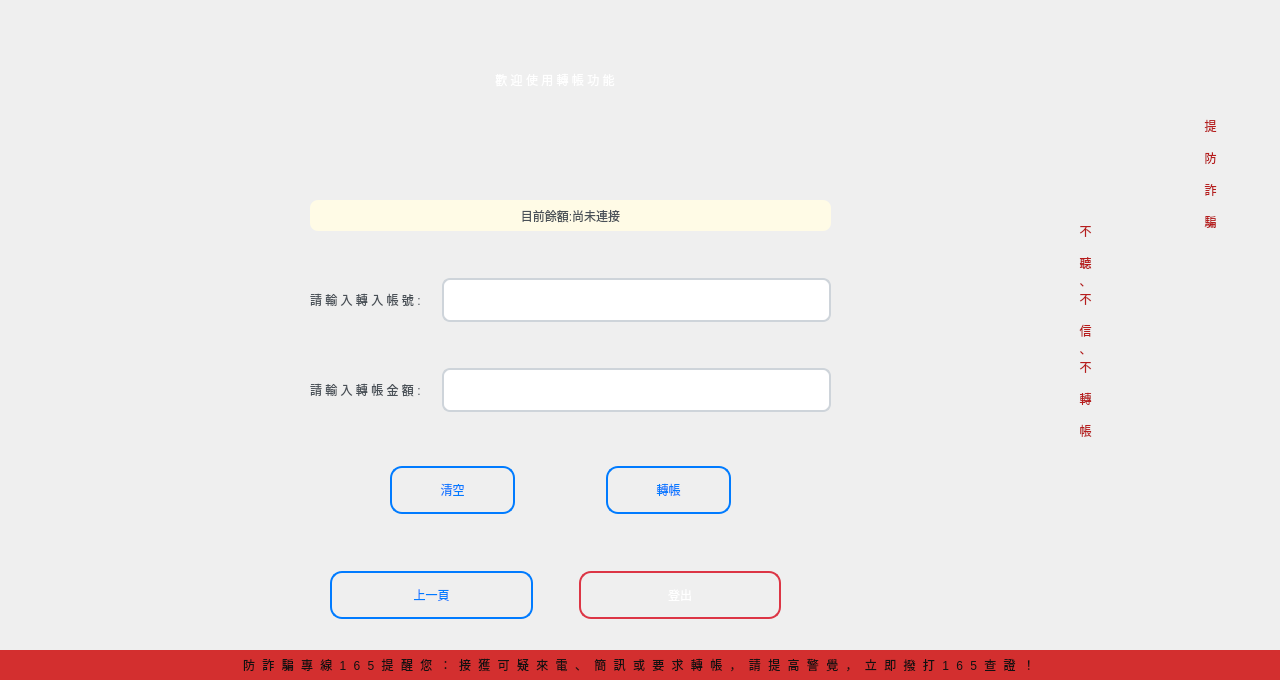
<?xml version="1.0" encoding="UTF-8"?>
<ui version="4.0">
 <class>TransWindow</class>
 <widget class="QMainWindow" name="TransWindow">
  <property name="geometry">
   <rect>
    <x>0</x>
    <y>0</y>
    <width>1280</width>
    <height>680</height>
   </rect>
  </property>
  <property name="windowTitle">
   <string>轉帳</string>
  </property>
  <property name="styleSheet">
   <string notr="true">QMainWindow {
    background: qlineargradient(x1: 0, y1: 0, x2: 1, y2: 1,
                                 stop: 0 #add8e6, stop: 1 #7bb3d9);
}
</string>
  </property>
  <widget class="QWidget" name="centralwidget">
   <property name="styleSheet">
    <string notr="true">QWidget {
    background: qlineargradient(x1: 0, y1: 0, x2: 0, y2: 1,
                                 stop: 0 #c3e2f0, stop: 1 #87ceeb);
    font-family: &quot;Microsoft YaHei UI&quot;;
    color: #212529;
}
QWidget[class=&quot;QWidget&quot;] {
    background: transparent;
}
</string>
   </property>
   <widget class="QLabel" name="label_title">
    <property name="geometry">
     <rect>
      <x>120</x>
      <y>30</y>
      <width>870</width>
      <height>100</height>
     </rect>
    </property>
    <property name="cursor">
     <cursorShape>ForbiddenCursor</cursorShape>
    </property>
    <property name="styleSheet">
     <string notr="true">QLabel {
    font: bold 24pt &quot;Microsoft YaHei UI&quot;;
    color: #ffffff;
    background: qlineargradient(x1: 0, y1: 0, x2: 1, y2: 0,
                                 stop: 0 #667eea, stop: 1 #764ba2);
    border-radius: 12px;
    padding: 15px;
    margin: 5px;
}
</string>
    </property>
    <property name="text">
     <string>歡 迎 使 用 轉 帳 功 能</string>
    </property>
    <property name="alignment">
     <set>Qt::AlignmentFlag::AlignCenter</set>
    </property>
   </widget>
   <widget class="QLabel" name="label_balance">
    <property name="geometry">
     <rect>
      <x>310</x>
      <y>200</y>
      <width>521</width>
      <height>31</height>
     </rect>
    </property>
    <property name="cursor">
     <cursorShape>WaitCursor</cursorShape>
    </property>
    <property name="styleSheet">
     <string notr="true">QLabel {
    font: bold 14pt &quot;Microsoft YaHei UI&quot;;
    color: #495057;
    background: #fffbe6;
    border-radius: 8px;
    padding: 6px 12px;
}
</string>
    </property>
    <property name="text">
     <string>目前餘額:尚未連接</string>
    </property>
    <property name="alignment">
     <set>Qt::AlignmentFlag::AlignCenter</set>
    </property>
   </widget>
   <widget class="QWidget" name="horizontalLayoutWidget">
    <property name="geometry">
     <rect>
      <x>310</x>
      <y>260</y>
      <width>521</width>
      <height>80</height>
     </rect>
    </property>
    <layout class="QHBoxLayout" name="horizontalLayout">
     <item>
      <widget class="QLabel" name="label_input">
       <property name="cursor">
        <cursorShape>ForbiddenCursor</cursorShape>
       </property>
       <property name="styleSheet">
        <string notr="true">QLabel {
    font: bold 16pt &quot;Microsoft YaHei UI&quot;;
    color: #495057;
    background-color: transparent;
}
</string>
       </property>
       <property name="text">
        <string>請 輸 入 轉 入 帳 號 :</string>
       </property>
      </widget>
     </item>
     <item>
      <spacer name="horizontalSpacer_2">
       <property name="orientation">
        <enum>Qt::Orientation::Horizontal</enum>
       </property>
       <property name="sizeType">
        <enum>QSizePolicy::Policy::Preferred</enum>
       </property>
       <property name="sizeHint" stdset="0">
        <size>
         <width>15</width>
         <height>20</height>
        </size>
       </property>
      </spacer>
     </item>
     <item>
      <widget class="QLineEdit" name="account">
       <property name="styleSheet">
        <string notr="true">QLineEdit {
    font: 14pt &quot;Microsoft YaHei UI&quot;;
    background-color: #ffffff;
    border: 2px solid #ced4da;
    border-radius: 8px;
    padding: 12px 16px;
    color: #495057;
}
QLineEdit:focus {
    border: 2px solid #007bff;
    background-color: #f8f9fa;
}
QLineEdit:disabled {
    background-color: #e9ecef;
    color: #6c757d;
    border: 2px solid #dee2e6;
}
</string>
       </property>
      </widget>
     </item>
    </layout>
   </widget>
   <widget class="QWidget" name="horizontalLayoutWidget_1">
    <property name="geometry">
     <rect>
      <x>310</x>
      <y>350</y>
      <width>521</width>
      <height>80</height>
     </rect>
    </property>
    <layout class="QHBoxLayout" name="horizontalLayout_1">
     <item>
      <widget class="QLabel" name="label_amount">
       <property name="cursor">
        <cursorShape>ForbiddenCursor</cursorShape>
       </property>
       <property name="styleSheet">
        <string notr="true">QLabel {
    font: bold 16pt &quot;Microsoft YaHei UI&quot;;
    color: #495057;
    background-color: transparent;
}
</string>
       </property>
       <property name="text">
        <string>請 輸 入 轉 帳 金 額 :</string>
       </property>
      </widget>
     </item>
     <item>
      <spacer name="horizontalSpacer_3">
       <property name="orientation">
        <enum>Qt::Orientation::Horizontal</enum>
       </property>
       <property name="sizeType">
        <enum>QSizePolicy::Policy::Preferred</enum>
       </property>
       <property name="sizeHint" stdset="0">
        <size>
         <width>15</width>
         <height>20</height>
        </size>
       </property>
      </spacer>
     </item>
     <item>
      <widget class="QLineEdit" name="amount">
       <property name="styleSheet">
        <string notr="true">QLineEdit {
    font: 14pt &quot;Microsoft YaHei UI&quot;;
    background-color: #ffffff;
    border: 2px solid #ced4da;
    border-radius: 8px;
    padding: 12px 16px;
    color: #495057;
}
QLineEdit:focus {
    border: 2px solid #007bff;
    background-color: #f8f9fa;
}
QLineEdit:disabled {
    background-color: #e9ecef;
    color: #6c757d;
    border: 2px solid #dee2e6;
}
</string>
       </property>
      </widget>
     </item>
    </layout>
   </widget>
   <widget class="QWidget" name="horizontalLayoutWidget_2">
    <property name="geometry">
     <rect>
      <x>390</x>
      <y>450</y>
      <width>341</width>
      <height>80</height>
     </rect>
    </property>
    <layout class="QHBoxLayout" name="horizontalLayout_2">
     <item>
      <widget class="QPushButton" name="clear">
       <property name="minimumSize">
        <size>
         <width>125</width>
         <height>48</height>
        </size>
       </property>
       <property name="cursor">
        <cursorShape>PointingHandCursor</cursorShape>
       </property>
       <property name="styleSheet">
        <string notr="true">QPushButton {
    font: bold 14pt &quot;Microsoft YaHei UI&quot;;
    background: qlineargradient(x1: 0, y1: 0, x2: 0, y2: 1,
                                 stop: 0 #ffffff, stop: 1 #f8f9fa);
    border: 2px solid #007bff;
    border-radius: 12px;
    color: #007bff;
    padding: 12px 20px;
    min-height: 20px;
}
QPushButton:hover {
    background: qlineargradient(x1: 0, y1: 0, x2: 0, y2: 1,
                                 stop: 0 #007bff, stop: 1 #0056b3);
    color: white;
    border: 2px solid #0056b3;
}
QPushButton:pressed {
    background: qlineargradient(x1: 0, y1: 0, x2: 0, y2: 1,
                                 stop: 0 #0056b3, stop: 1 #004085);
}
QPushButton:disabled {
    background-color: #e9ecef;
    color: #6c757d;
    border: 2px solid #dee2e6;
}
</string>
       </property>
       <property name="text">
        <string>清空</string>
       </property>
      </widget>
     </item>
     <item>
      <spacer name="horizontalSpacer">
       <property name="orientation">
        <enum>Qt::Orientation::Horizontal</enum>
       </property>
       <property name="sizeHint" stdset="0">
        <size>
         <width>40</width>
         <height>20</height>
        </size>
       </property>
      </spacer>
     </item>
     <item>
      <widget class="QPushButton" name="trans_btn">
       <property name="minimumSize">
        <size>
         <width>125</width>
         <height>48</height>
        </size>
       </property>
       <property name="cursor">
        <cursorShape>PointingHandCursor</cursorShape>
       </property>
       <property name="styleSheet">
        <string notr="true">QPushButton {
    font: bold 14pt &quot;Microsoft YaHei UI&quot;;
    background: qlineargradient(x1: 0, y1: 0, x2: 0, y2: 1,
                                 stop: 0 #ffffff, stop: 1 #f8f9fa);
    border: 2px solid #007bff;
    border-radius: 12px;
    color: #007bff;
    padding: 12px 20px;
    min-height: 20px;
}
QPushButton:hover {
    background: qlineargradient(x1: 0, y1: 0, x2: 0, y2: 1,
                                 stop: 0 #007bff, stop: 1 #0056b3);
    color: white;
    border: 2px solid #0056b3;
}
QPushButton:pressed {
    background: qlineargradient(x1: 0, y1: 0, x2: 0, y2: 1,
                                 stop: 0 #0056b3, stop: 1 #004085);
}
QPushButton:disabled {
    background-color: #e9ecef;
    color: #6c757d;
    border: 2px solid #dee2e6;
}
</string>
       </property>
       <property name="text">
        <string>轉帳</string>
       </property>
      </widget>
     </item>
    </layout>
   </widget>
   <widget class="QWidget" name="horizontalLayoutWidget_3">
    <property name="geometry">
     <rect>
      <x>330</x>
      <y>550</y>
      <width>451</width>
      <height>91</height>
     </rect>
    </property>
    <layout class="QHBoxLayout" name="horizontalLayout_3">
     <item>
      <widget class="QPushButton" name="back">
       <property name="cursor">
        <cursorShape>PointingHandCursor</cursorShape>
       </property>
       <property name="styleSheet">
        <string notr="true">QPushButton {
    font: bold 14pt &quot;Microsoft YaHei UI&quot;;
    background: qlineargradient(x1: 0, y1: 0, x2: 0, y2: 1,
                                 stop: 0 #ffffff, stop: 1 #f8f9fa);
    border: 2px solid #007bff;
    border-radius: 12px;
    color: #007bff;
    padding: 12px 20px;
    min-height: 20px;
}
QPushButton:hover {
    background: qlineargradient(x1: 0, y1: 0, x2: 0, y2: 1,
                                 stop: 0 #007bff, stop: 1 #0056b3);
    color: white;
    border: 2px solid #0056b3;
}
QPushButton:pressed {
    background: qlineargradient(x1: 0, y1: 0, x2: 0, y2: 1,
                                 stop: 0 #0056b3, stop: 1 #004085);
}
QPushButton:disabled {
    background-color: #e9ecef;
    color: #6c757d;
    border: 2px solid #dee2e6;
}
</string>
       </property>
       <property name="text">
        <string>上一頁</string>
       </property>
      </widget>
     </item>
     <item>
      <spacer name="horizontalSpacer_4">
       <property name="orientation">
        <enum>Qt::Orientation::Horizontal</enum>
       </property>
       <property name="sizeType">
        <enum>QSizePolicy::Policy::Preferred</enum>
       </property>
       <property name="sizeHint" stdset="0">
        <size>
         <width>40</width>
         <height>20</height>
        </size>
       </property>
      </spacer>
     </item>
     <item>
      <widget class="QPushButton" name="logout">
       <property name="cursor">
        <cursorShape>PointingHandCursor</cursorShape>
       </property>
       <property name="styleSheet">
        <string notr="true">
QPushButton {
    font: bold 14pt &quot;Microsoft YaHei UI&quot;;
    background: qlineargradient(x1: 0, y1: 0, x2: 0, y2: 1,
                                 stop: 0 #ff6b6b, stop: 1 #ee5a52);
    border: 2px solid #dc3545;
    color: white;
    border-radius: 12px;
    padding: 12px 20px;
    min-height: 20px;
}
QPushButton:hover {
    background: qlineargradient(x1: 0, y1: 0, x2: 0, y2: 1,
                                 stop: 0 #dc3545, stop: 1 #c82333);
}
</string>
       </property>
       <property name="text">
        <string>登出</string>
       </property>
      </widget>
     </item>
    </layout>
   </widget>
   <widget class="QLabel" name="label_slogan">
    <property name="geometry">
     <rect>
      <x>1170</x>
      <y>0</y>
      <width>81</width>
      <height>361</height>
     </rect>
    </property>
    <property name="styleSheet">
     <string notr="true">QLabel {
    font: bold 22pt &quot;Noto Sans TC&quot;, &quot;Microsoft JhengHei&quot;, &quot;Microsoft YaHei UI&quot;, sans-serif;
    color: #b71c1c;
    background: transparent;
    border-radius: 12px;
    padding: 10px;
    qproperty-alignment: AlignCenter;
}
</string>
    </property>
    <property name="text">
     <string>
提

防

詐

騙

</string>
    </property>
    <property name="alignment">
     <set>Qt::AlignmentFlag::AlignCenter</set>
    </property>
   </widget>
   <widget class="QLabel" name="label_slogan_2">
    <property name="geometry">
     <rect>
      <x>1040</x>
      <y>30</y>
      <width>91</width>
      <height>601</height>
     </rect>
    </property>
    <property name="cursor">
     <cursorShape>ForbiddenCursor</cursorShape>
    </property>
    <property name="styleSheet">
     <string notr="true">QLabel {
    font: bold 22pt &quot;Noto Sans TC&quot;, &quot;Microsoft JhengHei&quot;, &quot;Microsoft YaHei UI&quot;, sans-serif;
    color: #b71c1c;
    background: transparent;
    border-radius: 12px;
    padding: 10px;
    qproperty-alignment: AlignCenter;
}
</string>
    </property>
    <property name="text">
     <string>不

聽
、
不

信
、
不

轉

帳</string>
    </property>
    <property name="alignment">
     <set>Qt::AlignmentFlag::AlignCenter</set>
    </property>
   </widget>
   <widget class="QLabel" name="label_165_slogan">
    <property name="geometry">
     <rect>
      <x>0</x>
      <y>650</y>
      <width>1280</width>
      <height>30</height>
     </rect>
    </property>
    <property name="cursor">
     <cursorShape>ForbiddenCursor</cursorShape>
    </property>
    <property name="styleSheet">
     <string notr="true">QLabel {
    background: #d32f2f;
    color: #111;
    font: bold 13pt &quot;Noto Sans TC&quot;, &quot;Microsoft JhengHei&quot;, &quot;Microsoft YaHei UI&quot;, sans-serif;
    border-radius: 0px;
    padding: 2px 0px;
    letter-spacing: 2px;
    qproperty-alignment: AlignCenter;
}
</string>
    </property>
    <property name="text">
     <string>防 詐 騙 專 線 1 6 5 提 醒 您 ： 接 獲 可 疑 來 電 、 簡 訊 或 要 求 轉 帳 ， 請 提 高 警 覺 ， 立 即 撥 打 1 6 5 查 證 ！</string>
    </property>
    <property name="alignment">
     <set>Qt::AlignmentFlag::AlignCenter</set>
    </property>
   </widget>
  </widget>
 </widget>
 <resources/>
 <connections/>
</ui>
